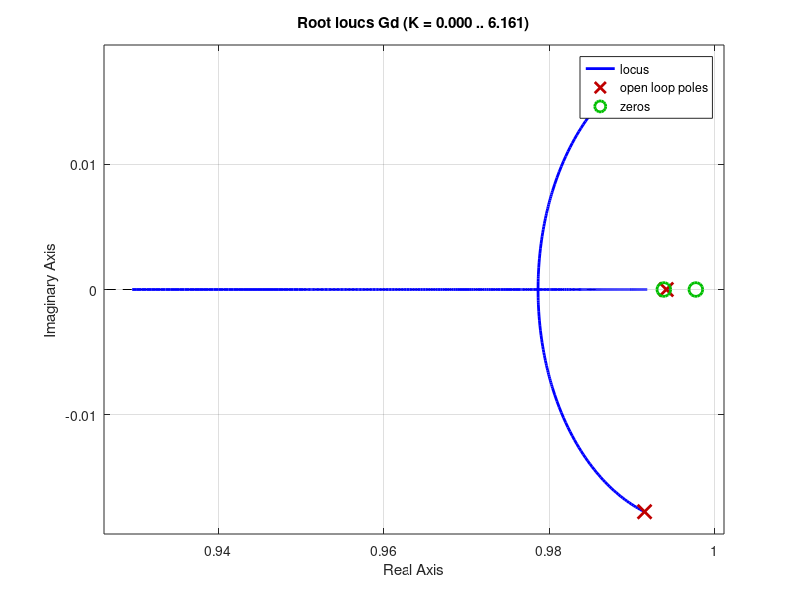

Recreate this plot in MATLAB.
%% Método lugar de las raíces continuo

clear all; close all; clc;

s = tf('s');

Gc = (s^2 + .8516*s + .1436)/(s^3 + 2.267*s^2 + 4.884*s + 2.3)

rlocus(Gc)


%% Método lugar de las raíces discreto

clear all; close all; clc;

G = tf([1 0.8516 0.1436],[1 2.267 4.884 2.3]);
Gd = c2d(G,0.01);

rlocus(Gd)